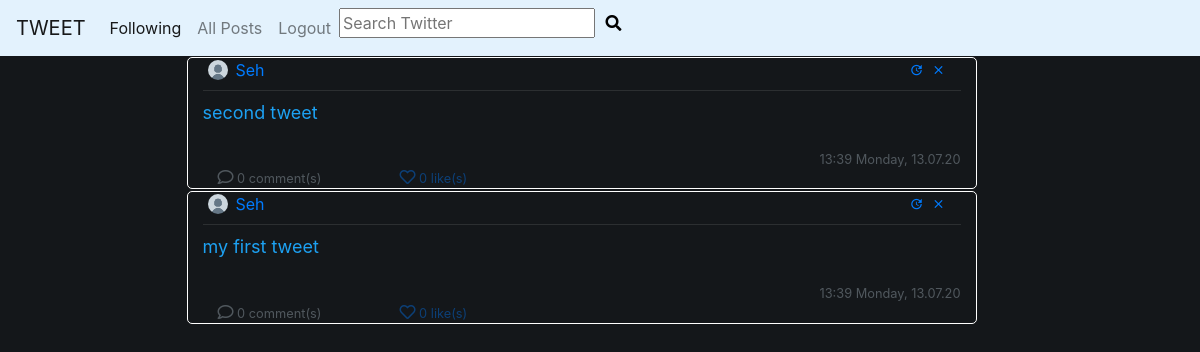
Page /alltweets (signed in) on the committed database.
### feed/models.py (models this page shows, shortened)
class tweet(models.Model):
      text=models.TextField(max_length=28,default='')
      datetime=models.DateTimeField(default=timezone.now)
      uname=models.ForeignKey(User,on_delete=models.CASCADE)
      likes= models.IntegerField(default=0)
      dislikes= models.IntegerField(default=0)
      @property
      def number_of_comments(self):
        return Comment.objects.filter(post_connected=self).count()

### network/models.py (models this page shows, shortened)
class profile(models.Model):
      user=models.OneToOneField(User, on_delete=models.CASCADE)
      image=models.ImageField(default='default.png',upload_to='profile_pics')
      bio=models.TextField(default='')

### feed/views.py (the view)
# urls.py: path('alltweets',AllListView.as_view(),name='alltweets'),
class AllListView(LoginRequiredMixin,ListView):
    model=tweet
    template_name='feed/following.html'
    order_by=['-datetime']
    paginate_by = PAGINATION_COUNT
    def get_context_data(self, **kwargs):
        data = super().get_context_data(**kwargs)
        all_users = []
        data_counter = tweet.objects.values('uname')\
            .annotate(uname_count=Count('uname'))\
            .order_by('-uname_count')[:6]
        for aux in data_counter:
            all_users.append(User.objects.filter(pk=aux['uname']).first())
        data['preference'] = Preference.objects.all()
        data['all_users'] = all_users
        print(all_users, file=sys.stderr)
        return data
    def get_queryset(self):
        return tweet.objects.all().order_by('-datetime')

### feed/templates/feed/following.html (shortened to what this page needs)
{%extends "feed/base.html"%}
{%block content%}
<div style="background-color:#14171A; " class="row">
 <br>
<br>
<div style="margin-left: 15%;"class="col-8">
 {%for tweet in object_list%}
 <article class="media content-section hovered-tweet">
  <div style="width: 100%; word-break: break-all;">
    <div style="background-color: #14171A;; margin:1px 2px;border:1px solid white; border-radius: 5px;"class="col-12">
 <div class="pb-2 row m-0" style="width: 100%; margin-right: 0 !important;">
  <div
          style="padding-left: 5px !important;"
          class="col-8 no-padding d-flex align-items-center">
      <img
          class="rounded-circle mr-2"
          style="width: 20px; height: 20px;"
          src="{{user.profile.image.url}}">
      <a class="mr-2 white-important" href="{% url 'user-posts' tweet.uname %}">
        {{tweet.uname | title}}
      </a>
  </div>
  <div class="col-4 d-flex flex-row-reverse no-padding align-items-center"
       >
       {% if tweet.uname == user%}
           <a class="material-icons ml-2"
              style="font-size: 14px"
                   href="{% url 'tweetdelete' tweet.id %}">clear</a>
           <a class="material-icons ml-2"
              style="font-size: 14px"
                   href="{% url 'tweetupdate' tweet.id %}">update</a>
       {%  endif %}
  </div>
</div>
<div
       class="mb-2"
       style="width: 100%; height: 1px; background-color: rgba(255, 255, 255, 0.1)"></div>
<a
       style="color: #1DA1F2 !important; font-size: large;"
       href="{% url 'post-detail' tweet.id %}">
   <p class="mb-4">
    {{tweet.text}}
   </p>
</a>
<div >
    <small
            style="opacity: 0.4;color:#AAB8C2;"
        class="white-important d-flex full-width flex-row-reverse">
        {{ tweet.datetime | date:"H:i l, d.m.y" }}
    </small>
</div>
<div class="row" >
    <div class="col-3" style="display: flex;">
        <small style="opacity: 0.4; margin-left:15px;">
            <a href="{% url 'post-detail' tweet.id %}" style="color:#AAB8C2;">
                <i style=" font-size: 16px;" class="far fa-comment"></i> {{ tweet.number_of_comments }} comment(s)
            </a>
        </small>
    </div>
    <div class="col-3" style="display: flex;">
        <small style="opacity: 0.4;">
            <a href="#" onClick="document.getElementById('likebutton').submit()">
                    {% if tweet.likes == 1  %}
                    <i style="color: red; font-size: 16px;" class="far fa-heart"></i>
                    {% else %}
                    <i style=" font-size: 16px;" class="far fa-heart"></i>
                    {% endif %}
                     {{tweet.likes}} like(s)
            </a>
        </small>
    </div>
  </div>
</div>
</div>
</article>
 {%endfor%}
 </div>
    </div>
{%endblock%}

### rows in the picture
tweet: profile.image (placeholder picture), uname "Seh", text "second tweet", datetime "13:39 Monday, 13.07.20", number_of_comments "0", likes "0"
tweet: profile.image (placeholder picture), uname "Seh", text "my first tweet", datetime "13:39 Monday, 13.07.20", number_of_comments "0", likes "0"
